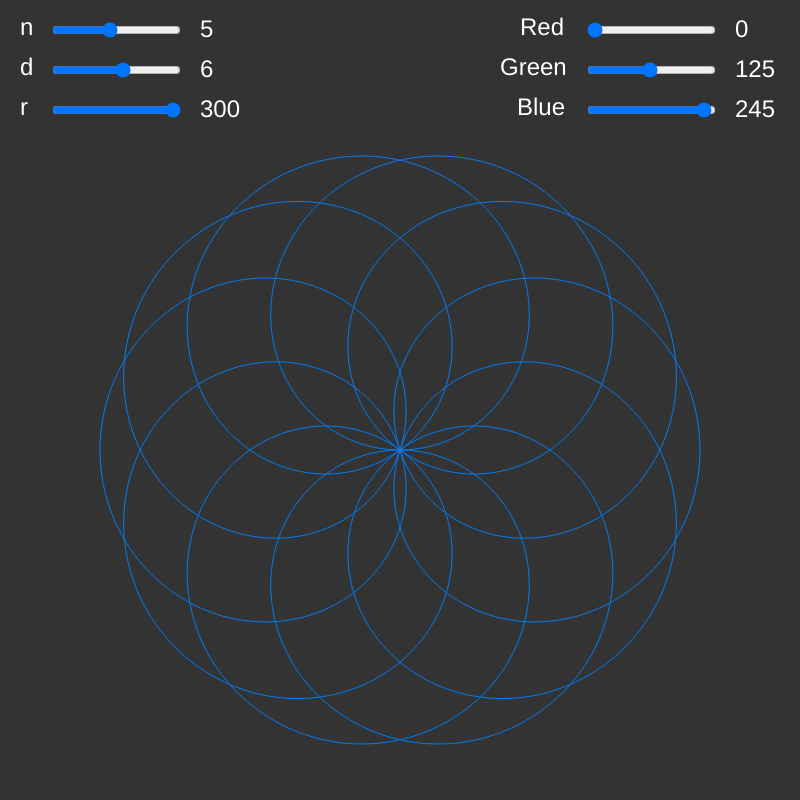
Frame 1 (no input)
Frame 60 (no input): identical to frame 1, image omitted
Frame 120 (the mouse pressed at the canvas centre since frame 60): identical to frame 1, image omitted

The p5.js sketch that drew this single still picture (run headless with seeded random() and noise() and a simulated clock; from frame 60 on, the mouse is pressed at the canvas centre):

// p5.js sketch
// ── sketch.js
let n, d, r, red, green, blue, 
		sliderN, sliderD, sliderR, sliderRed, sliderGreen, sliderBlue;


function setup() {
	createCanvas(800,	800);
	sliderN = createSlider(1, 10, 5);
	sliderD = createSlider(1, 10, 6);
	sliderR = createSlider(100, 300, 300, 5);
	sliderRed = createSlider(0, 255, 0, 5);
	sliderGreen = createSlider(0, 255, 125, 5);
	sliderBlue = createSlider(0, 255, 245, 5);
	sliderN.position(50, 20);
	sliderD.position(50, 60);
	sliderR.position(50, 100);
	sliderRed.position(585, 20);
	sliderGreen.position(585, 60);
	sliderBlue.position(585, 100);
}

function draw() {
	background(51);
	fill(255);

	n = sliderN.value();
	d = sliderD.value();
	r = sliderR.value();
	red = sliderRed.value();
	green = sliderGreen.value();
	blue = sliderBlue.value();
	let k = n / d;

	textSize(24);
	text('n', 20, 35);
	text(n, 200, 37);
	text('d', 20, 75);
	text(d, 200, 77);
	text('r', 20, 115);
	text(r, 200, 117);
	text('Red', 520, 35);
	text(red, 735, 37);
	text('Green', 500, 75);
	text(green, 735, 77);
	text('Blue', 517, 115);
	text(blue, 735, 117);

	push();
	beginShape();
	
	translate(400, 450);
	noFill();
	stroke(red, green, blue);
	for (let a = 0; a < TWO_PI * d; a += 0.02) {
		let rad = r * cos(k * a);
		let x = rad * cos(a);
		let y = rad * sin(a);
		vertex(x, y);
	}

	endShape(CLOSE);
	pop();
}
